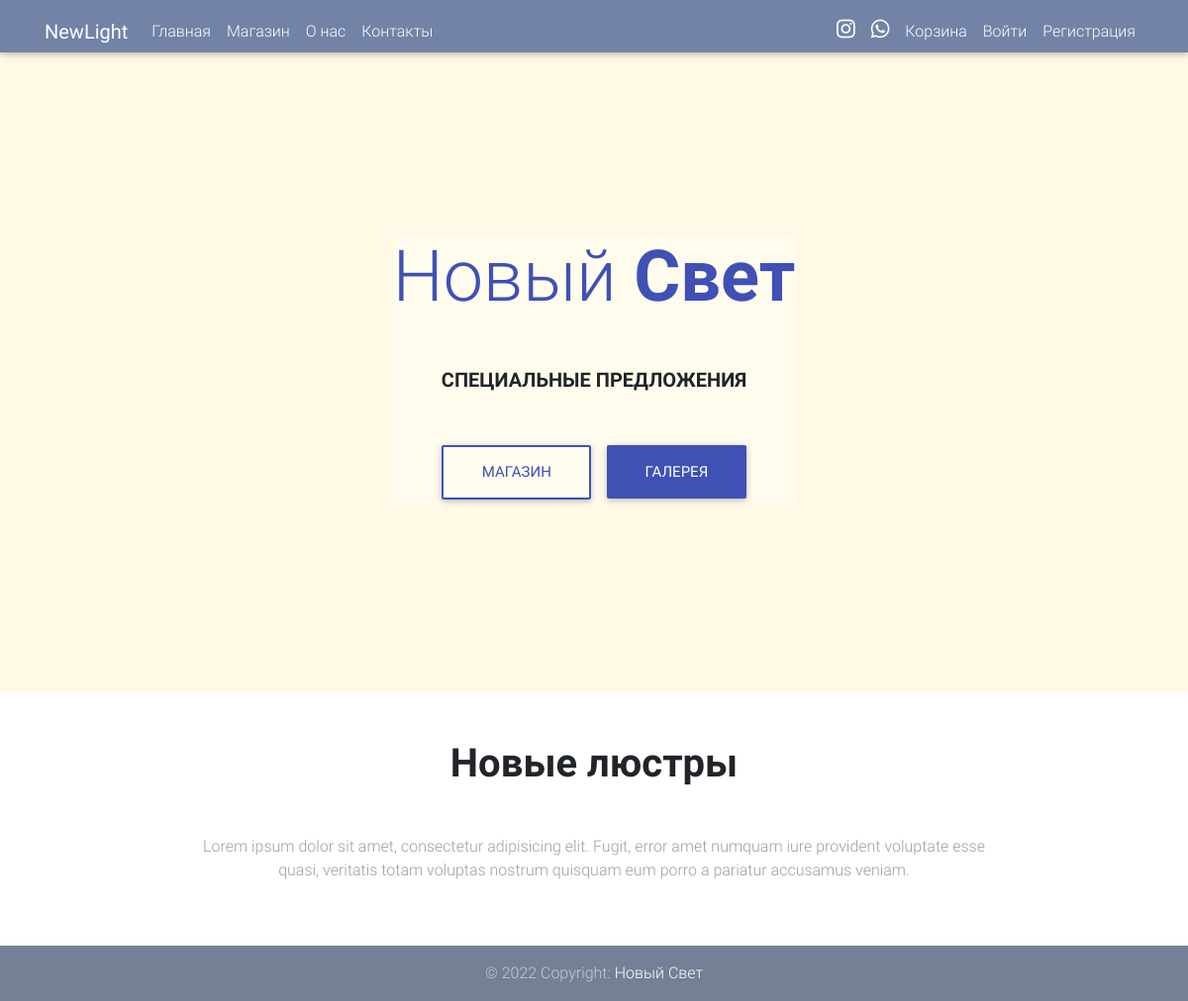
Before: / with the older database file.
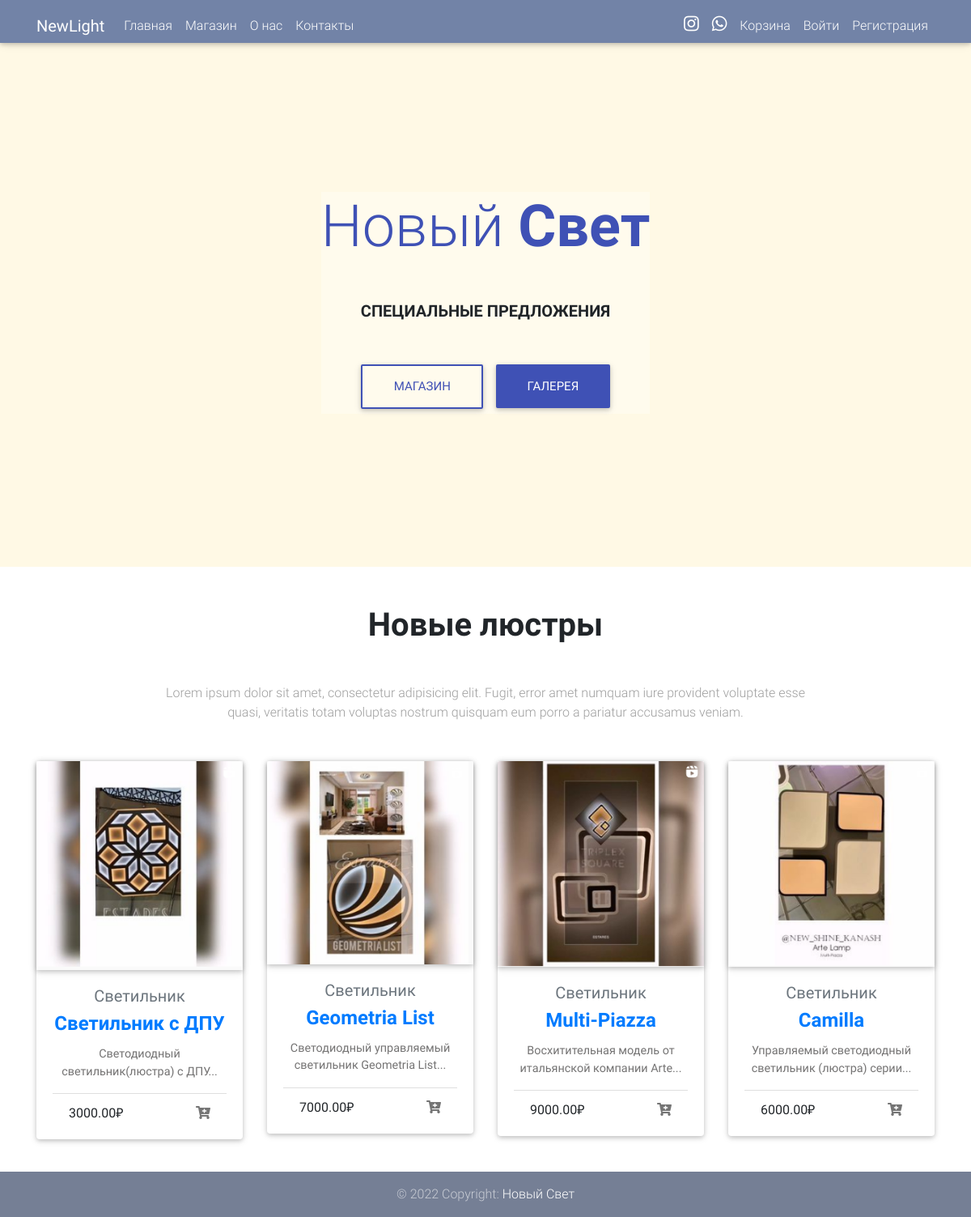
After: the same page with the newer database file.
### shop/models.py (models this page shows, shortened)
class Product(models.Model):
    name = models.CharField(max_length=255, verbose_name='Название люстры')
    description = models.TextField(max_length=1000, verbose_name='Описание')
    features = models.TextField(max_length=1000, verbose_name='Характеристики')
    type = models.CharField(max_length=255, verbose_name='Тип')
    code = models.AutoField(auto_created=True, primary_key=True, verbose_name='ID')
    price = models.DecimalField(max_digits=20, decimal_places=2)
    unit = models.CharField(max_length=255, blank=True, null=True)
    image = models.ImageField("Фотографии", upload_to='shop/')
    note = models.TextField(blank=True, null=True, verbose_name='Заметки')
    class Meta:
        ordering = ['pk']

### main/views.py (the view)
# urls.py: path('', views.ProductsListViewHomeFour.as_view(), name='index'),
class ProductsListViewHomeFour(ListView):
    model = Product
    template_name = 'index.html'
    ordering = ['-pk']

### templates/index.html (shortened to what this page needs)
{% extends 'base.html' %}
{% load static %}
{% block container %}
    <div class="view jarallax" data-jarallax='{"speed": 0.2}'
         style="background-image: url(https://bohemiaivelecrystal.ru/assets/images/category/cat-9-mas1.jpg); background-repeat: no-repeat; background-size: cover; background-position: center center;">
        <div class="mask rgba-amber-slight">
            <div class="container h-100 d-flex justify-content-center align-items-center">
                <div class="row pt-5 mt-3">
                    <div class="col-md-12 mb-3">
                        <div class="intro-info-content text-center rgba-white-light">
                            <h1 class="indigo-text display-3 mb-5 wow fadeInDown" data-wow-delay="0.3s">Новый
                                <a class="indigo-text font-weight-bold">Свет</a>
                            </h1>
                            <h5 class="text-uppercase mb-5 mt-1 font-weight-bold wow fadeInDown" data-wow-delay="0.3s">
                                СПециальные предложения</h5>
                            <a class="btn btn-outline-indigo btn-lg wow fadeInDown" data-wow-delay="0.3s">Магазин</a>
                            <a class="btn btn-indigo btn-lg wow fadeInDown" data-wow-delay="0.3s">Галерея</a>
                        </div>
                    </div>
                </div>
            </div>
        </div>
    </div>
    <main>
        <div class='container'>
            <section class="section pb-3 wow fadeIn" data-wow-delay="0.3s">
                <h1 class="font-weight-bold text-center h1 my-5">Новые люстры</h1>
                <p class="text-center grey-text mb-5 mx-auto w-responsive">Lorem ipsum dolor sit amet, consectetur
                    adipisicing
                    elit. Fugit, error amet numquam iure provident voluptate esse
                    quasi, veritatis totam voluptas nostrum quisquam eum porro a pariatur accusamus veniam.</p>
                <div class="row">
            {% for object in object_list|slice:":4" %}
                <div class="col-lg-3 col-md-6 mb-4">
                    <div class="card card-ecommerce">
                        <div class="view overlay z-depth-1">
                            <img src="/shop{{ object.image.url }}"
                                 class="card-img-top"
                                 alt="">
                        </div>
                        <div class="card-body text-center no-padding">
                            <a href="" class="text-muted">
                                <h5>{{ object.type }}</h5>
                            </a>
                            <h4 class="card-title">
                                <strong>
                                    <a href="">{{ object.name }}</a>
                                </strong>
                            </h4>
                            <p class="card-text">{{ object.description|slice:':50' }}...</p>
                            <div class="card-footer">
                                  <span class="float-left">{{ object.price }}₽
                                  </span>
                                <span class="float-right">
                                    <a class="" data-toggle="tooltip" data-placement="top" title="Add to Wishlist">
                                      <i class="fas fa-cart-plus"></i>
                                    </a>
                                  </span>
                            </div>
                        </div>
                    </div>
                </div>
            {% endfor %}
        </div>
            </section>
        </div>
    </main>
{% endblock container %}

Changed rows visible on the page:
added Product: image (picture), type "Cветильник", name "Cветильник с ДПУ", description "Светодиодный светильник(люстра) с ДПУ", price "3000.00"
added Product: image (picture), type "Cветильник", name "Geometria List", description "Светодиодный управляемый светильник Geometria List", price "7000.00"
added Product: image (picture), type "Cветильник", name "Multi-Piazza", description "Восхитительная модель от итальянской компании Arte", price "9000.00"
added Product: image (picture), type "Cветильник", name "Camilla", description "Управляемый светодиодный светильник (люстра) серии", price "6000.00"
